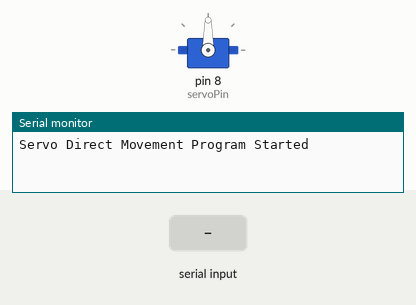
Simulated run of this sketch. Board: Arduino Uno, built with avr-gcc and run on an emulated ATmega328P. Shown: servo, the last lines printed to the serial monitor. The inputs (shaded band) are chosen by the test bench.

Above: at 1.2 s.
1.3 s: "WIN\n" received over Serial
At 2.3 s:
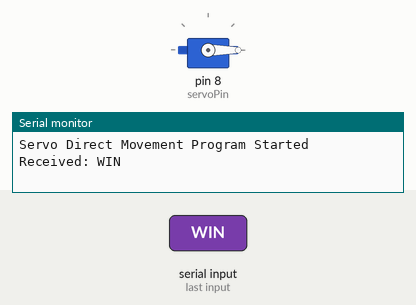
At 3.8 s:
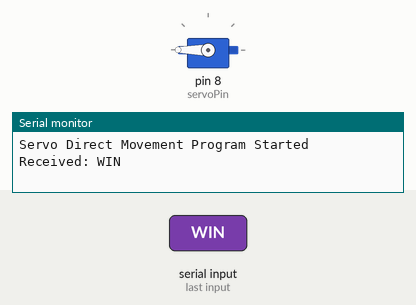
4.3 s: "LOSE\n" received over Serial
6.8 s: "1\n" received over Serial
Timing chart, 0 to 9.8 s (numbered marks = the images above; inputs shaded):
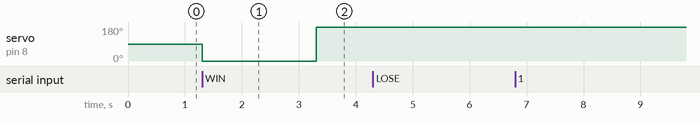

The sketch:

sketch_mar15a.ino
```cpp
#include <Servo.h>

Servo myServo;
const int servoPin = 8;

void setup() {
  myServo.attach(servoPin);
  Serial.begin(9600);
  Serial.println("Servo Direct Movement Program Started");
}

void loop() {


  // Move to 0 degrees
   if (Serial.available()) {
        String message = Serial.readStringUntil('\n');
        message.trim();

        Serial.print("Received: ");
        Serial.println(message);

        if (message == "WIN") {
            myServo.write(0);
  delay(2000);

  myServo.write(180);
  delay(2000);
            Serial.println("LED ON 🎉");
        } else if (message == "LOSE") {

            Serial.println("LED OFF 😞");
        }
    }
}
```

Measured:
- after the input at 1.3 s, servo on pin 8 (servoPin): 90° → 0° at once, → 180° 2.0 s later
